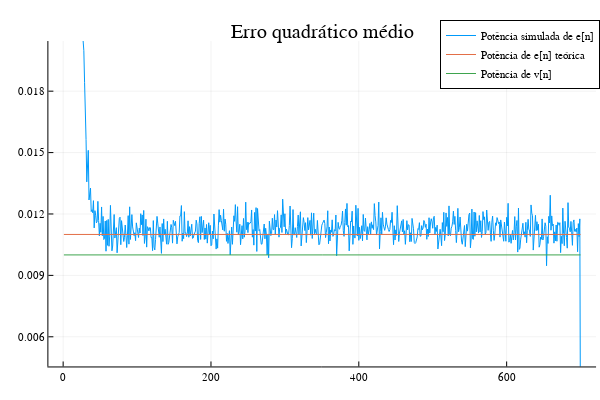

The notebook cell this image was saved under:
### Code cell
plot(title= "Erro quadrático médio")
plot!(erro', label = "Potência simulada de e[n]")
plot!(ones(N)*(σv2 + EMSE), label = "Potência de e[n] teórica")
plot!(ones(N)*σv2, label= "Potência de v[n]")
plot!(ylims = [0.005, 0.02])

### Figure 1 — Plotly figure (JSON) as saved in the notebook; plotly's stock layout.template omitted (floating-point values rounded to 4 significant figures; data arrays with more than 128 entries replaced by an {"elided": "..."} marker saying what was removed)
{"data": [{"colorbar": {"title": ""}, "legendgroup": "Potência simulada de e[n]", "line": {"color": "rgba(0, 154, 250, 1.000)", "dash": "solid", "shape": "linear", "width": 1}, "mode": "lines", "name": "Potência simulada de e[n]", "showlegend": true, "type": "scatter", "x": {"elided": "700 int values"}, "xaxis": "x", "y": {"elided": "700 float values"}, "yaxis": "y", "zmax": null, "zmin": null}, {"colorbar": {"title": ""}, "legendgroup": "Potência de e[n] teórica", "line": {"color": "rgba(227, 111, 71, 1.000)", "dash": "solid", "shape": "linear", "width": 1}, "mode": "lines", "name": "Potência de e[n] teórica", "showlegend": true, "type": "scatter", "x": {"elided": "700 int values"}, "xaxis": "x", "y": {"elided": "700 float values"}, "yaxis": "y", "zmax": null, "zmin": null}, {"colorbar": {"title": ""}, "legendgroup": "Potência de v[n]", "line": {"color": "rgba(62, 164, 78, 1.000)", "dash": "solid", "shape": "linear", "width": 1}, "mode": "lines", "name": "Potência de v[n]", "showlegend": true, "type": "scatter", "x": {"elided": "700 int values"}, "xaxis": "x", "y": {"elided": "700 float values"}, "yaxis": "y", "zmax": null, "zmin": null}], "layout": {"annotations": [{"font": {"color": "rgba(0, 0, 0, 1.000)", "family": "sans-serif", "size": 20}, "rotation": 0, "showarrow": false, "text": "Erro quadrático médio", "x": 0.537, "xanchor": "center", "xref": "paper", "y": 1, "yanchor": "top", "yref": "paper"}], "height": 400, "legend": {"bgcolor": "rgba(255, 255, 255, 1.000)", "bordercolor": "rgba(0, 0, 0, 1.000)", "borderwidth": 1, "font": {"color": "rgba(0, 0, 0, 1.000)", "family": "sans-serif", "size": 11}, "tracegroupgap": 0, "traceorder": "normal", "x": 1, "xanchor": "auto", "y": 1, "yanchor": "auto"}, "margin": {"b": 20, "l": 0, "r": 0, "t": 20}, "paper_bgcolor": "rgba(255, 255, 255, 1.000)", "plot_bgcolor": "rgba(255, 255, 255, 1.000)", "showlegend": true, "width": 600, "xaxis": {"anchor": "y", "domain": [0.08064, 0.9934], "gridcolor": "rgba(0, 0, 0, 0.100)", "gridwidth": 0.5, "linecolor": "rgba(0, 0, 0, 1.000)", "mirror": false, "range": [-19.97, 721.0], "showgrid": true, "showline": true, "showticklabels": true, "tickangle": 0, "tickcolor": "rgb(0, 0, 0)", "tickfont": {"color": "rgba(0, 0, 0, 1.000)", "family": "sans-serif", "size": 11}, "tickmode": "array", "ticks": "inside", "ticktext": ["0", "200", "400", "600"], "tickvals": [0, 200, 400, 600], "title": "", "titlefont": {"color": "rgba(0, 0, 0, 1.000)", "family": "sans-serif", "size": 15}, "type": "-", "visible": true, "zeroline": false, "zerolinecolor": "rgba(0, 0, 0, 1.000)"}, "yaxis": {"anchor": "x", "domain": [0.03762, 0.9415], "gridcolor": "rgba(0, 0, 0, 0.100)", "gridwidth": 0.5, "linecolor": "rgba(0, 0, 0, 1.000)", "mirror": false, "range": [0.00455, 0.02045], "showgrid": true, "showline": true, "showticklabels": true, "tickangle": 0, "tickcolor": "rgb(0, 0, 0)", "tickfont": {"color": "rgba(0, 0, 0, 1.000)", "family": "sans-serif", "size": 11}, "tickmode": "array", "ticks": "inside", "ticktext": ["0.006", "0.009", "0.012", "0.015", "0.018"], "tickvals": [0.006, 0.009, 0.012, 0.015, 0.018], "title": "", "titlefont": {"color": "rgba(0, 0, 0, 1.000)", "family": "sans-serif", "size": 15}, "type": "-", "visible": true, "zeroline": false, "zerolinecolor": "rgba(0, 0, 0, 1.000)"}}}
